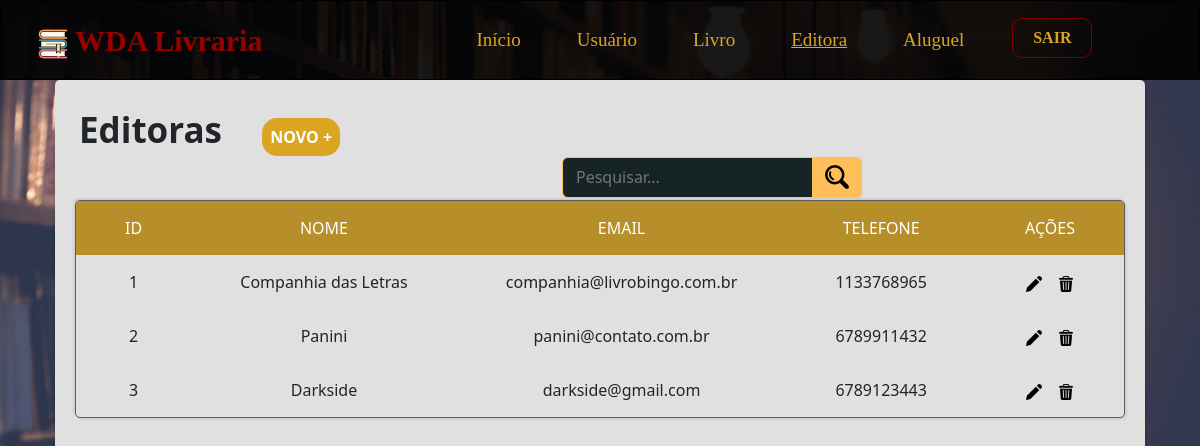
The page /editora.php (signed in) on the database its author committed.
### tables this page shows
CREATE TABLE `editoras` (
  `CodEditora` int(11) NOT NULL AUTO_INCREMENT,
  `nome` varchar(45) NOT NULL,
  `email` varchar(45) NOT NULL,
  `telefone` varchar(45) NOT NULL,
  `website` varchar(45) NOT NULL,
  PRIMARY KEY (`CodEditora`)
);

### editora.php (the view, shortened to what this page needs)
<?php
    include_once('config.php');
    if(!empty($_GET['search'])){
        $data = $_GET['search'];
        $sql = "SELECT * FROM editoras WHERE CodEditora LIKE '%$data%' OR nome LIKE '%$data%' OR email LIKE '%$data%' OR telefone LIKE '%$data%' ORDER BY CodEditora ASC";
    }
    else{
        $sql = "SELECT * FROM editoras ORDER BY CodEditora ASC";
    }
    $result = $conexao -> query($sql);
?>
<!DOCTYPE html>
<html lang="pt-br">
<head>
    <link rel="stylesheet" href="estilos/style.css?<?php echo rand(1, 1000); ?>">
    <link href="https://cdn.jsdelivr.net/npm/bootstrap@5.3.0-alpha3/dist/css/bootstrap.min.css" rel="stylesheet">
</head>
<body>
    <header>
        <nav class="navbar navbar-expand-lg" id="navbar">
            <div class="container-fluid">
                <a class="navbar-brand" href="inicio.php"><img src="img/books.png" style="height: 30px; width: 30px;" alt=""> WDA Livraria</a>
                <div class="collapse navbar-collapse" id="navbarNavAltMarkup">
                <div class="navbar-nav">
                    <a class="nav-link" aria-current="page" href="inicio.php">Início</a>
                    <a class="nav-link" href="user.php">Usuário</a>
                    <a class="nav-link" href="livro.php">Livro</a>
                    <a class="nav-link" href="editora.php" style="text-decoration: underline;">Editora</a>
                    <a class="nav-link" href="aluguel.php">Aluguel</a>
                    <a href="sair.php"><button class="btn btn-outline-danger" id="botao-sair" type="submit">SAIR</button></a>
                </div>
                </div>
            </div>
        </nav>
    </header>
    <main>
        <div class="grid-header">
            <span class="titulo-pg">Editoras</span>
            <div class="novo-btn" onclick="abrirModal('vis-modal')">NOVO +</div>
            <form class="searchbox sbx-custom" style="margin-left: 483px;">
            <div role="search" class="sbx-custom__wrapper">
                <input type="search" name="search" placeholder="Pesquisar..." autocomplete="off" class="sbx-custom__input" id="pesquisadora">
                <button type="submit" class="sbx-custom__submit" onclick="searchData()">
                    <img src="img/search.png" alt="">
                </button>
            </div>
            </form>
        </div>
       <div class="grid-editora">
            <div class="titulos">ID</div>
            <div class="titulos">NOME</div>
            <div class="titulos">EMAIL</div>
            <div class="titulos">TELEFONE</div>
            <div class="titulos">AÇÕES</div>
            <?php
                while($editora_data = mysqli_fetch_assoc($result)){
                    echo "<div class='itens'>".$editora_data['CodEditora']."</div>"
                    ."<div class='itens'>".$editora_data['nome']."</div>"
                    ."<div class='itens'>".$editora_data['email']."</div>"
                    ."<div class='itens'>".$editora_data['telefone']."</div>"
                    ."<div class='itens'>
                        <a href='edit/edit-editora.php?id=$editora_data[CodEditora]'><img src='img/pencil.png' alt='PencilEdit' title='Editar'></a>
                        &nbsp;&nbsp;
                        <a href='delete/delet-editora.php?id=$editora_data[CodEditora]'><img src='img/bin.png' alt='Bin' title='Deletar'></a>
                    </div>";
                }
            ?>
       </div>
    </main>
</body>
</html>

### estilos/style.css (style rules this page uses)
:root { --cor1: rgb(65, 69, 94); --cor2: maroon; --cor3: rgb(182, 143, 43); }
* { font-size: 16px; margin: 0; padding: 0; box-sizing: border-box; }
body { overflow-x: hidden; background-image: url(../img/background1.jpg); background-position: center center; background-repeat: no-repeat; background-size: cover; background-attachment: fixed; font-family: Verdana, Geneva, Tahoma, sans-serif; }
header { width: 100vw; height: 10vh; border: 1px solid black; font-family: 'Castoro'; font-size: 20px; }
nav.navbar { height: 100%; background-color: rgba(0, 0, 0, 0.905); }
a.nav-link { margin-right: 40px; color: rgb(218, 165, 32); text-decoration: none; display: inline; font-weight: 500; font-size: 19px; }
a.navbar-brand { color: rgb(152, 0, 0); font-weight: bold; text-decoration: none; margin-left: 25px; font-size: 30px; padding: 0; }
.navbar-nav { margin:0 auto; margin-left: 190px; }
#botao-sair { border: 1px solid var(--cor2); border-radius: 10px; height: 40px; color: #DAA520; width: 80px; font-weight: 700; background-color: transparent; display: inline-block; cursor: pointer; text-align: center; padding: 5px; }
main { box-shadow: 1.5px 1.5px 2px rgba(0, 0, 0, 0.102), -1.5px -1.5px 2px rgba(0, 0, 0, 0.100); min-height: 90vh; width: 1090px; margin: 0 auto; padding: 20px; background-color: rgb(224, 224, 224); border-radius: 5px; overflow: hidden; border: none; }
div.grid-header { width: 100%; height: 100px; padding: 4px; overflow: hidden; }
.titulo-pg { font-size: 35px; font-weight: bold; padding: 0; }
.novo-btn { box-shadow: 1px 1px 6px solid rgba(0, 0, 0, 0.301); background-color: goldenrod; border-radius:15px; cursor:pointer; color:white; font-size: 16px; font-weight: bold; padding: 8px; margin-left: 36px; height: 150px; margin-bottom: 15px; width: fit-content; display: inline; }
.sbx-custom { display: inline-block; position: relative; width: 300px; height: 41px; white-space: nowrap; box-sizing: border-box; font-size: 16px; margin-left: 474px; }
.sbx-custom__wrapper { width: 100%; height: 100%; display: flex; }
.sbx-custom__input { display: inline-block; border: 1px solid #FFBF58; color: white; border-radius: 6px; background: rgb(22, 36, 38); padding-right: 79px; padding-left: 13px; width: 100%; height: 100%; vertical-align: middle; white-space: normal; font-size: inherit; }
.sbx-custom__submit { position: absolute; top: 0; right: 0; left: inherit; margin: 0; border: 0; border-radius: 0 5px 5px 0; background-color: #ffbf58; padding: 0; width: 50px; height: 100%; vertical-align: middle; text-align: center; font-size: inherit; }
.sbx-custom__submit::before { display: inline-block; margin-right: -4px; height: 100%; vertical-align: middle; content: ''; }
.titulos { background-color: var(--cor3); font-size: 16px; text-align: center; padding: 15px; color: white; }
.itens img { cursor: pointer; }
.grid-editora { display: grid; grid-template-columns: auto auto auto auto auto; border: 1px solid rgb(92, 92, 92); border-radius: 5px; box-shadow: 1.5px 1.5px 2px rgba(0, 0, 0, 0.102), -1.5px -1.5px 2px rgba(0, 0, 0, 0.100); }
.grid-editora .itens { font-size: 16px; text-align: center; padding: 15px; }

### rows shown on the page
editoras: CodEditora "1", nome "Companhia das Letras", email "companhia@livrobingo.com.br", telefone "1133768965"
editoras: CodEditora "2", nome "Panini", email "panini@contato.com.br", telefone "6789911432"
editoras: CodEditora "3", nome "Darkside", email "darkside@gmail.com", telefone "6789123443"
